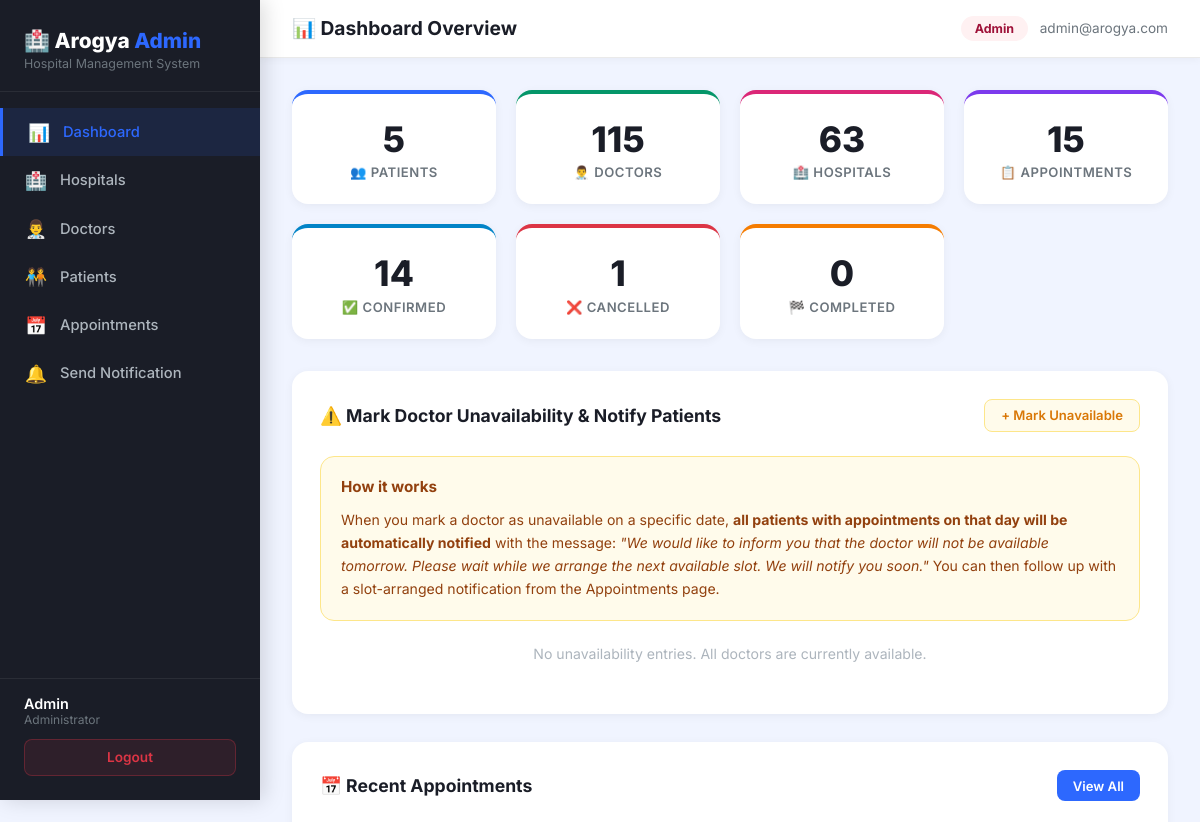
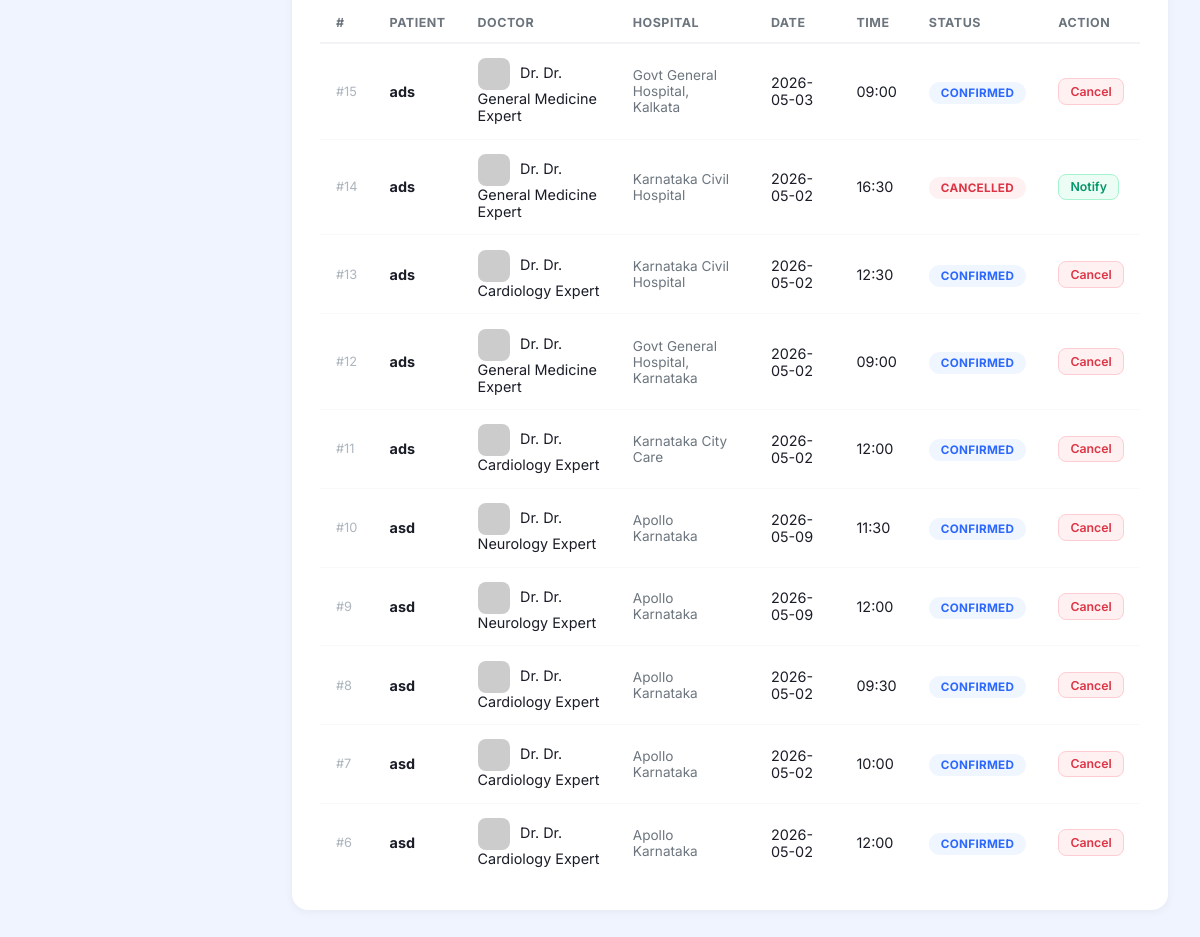
The page /admin/dashboard (signed in) on the database its author committed (2 pictures, top to bottom).
### models.py (models this page shows, shortened)
class User(UserMixin, db.Model):
    __tablename__ = 'users'
    id = db.Column(db.Integer, primary_key=True)
    name = db.Column(db.String(100), nullable=False)
    email = db.Column(db.String(120), unique=True, nullable=False)
    password_hash = db.Column(db.String(256), nullable=False)
    role = db.Column(db.String(20), nullable=False, default='patient')  # patient, doctor, admin
    phone = db.Column(db.String(20))
    age = db.Column(db.Integer, nullable=True)
    city = db.Column(db.String(100), default='')
    address = db.Column(db.Text, default='')
    is_active_user = db.Column(db.Boolean, default=True)
    created_at = db.Column(db.DateTime, default=datetime.utcnow)
    doctor_profile = db.relationship('Doctor', backref='user', uselist=False, cascade='all, delete-orphan')
    appointments_as_patient = db.relationship(
        'Appointment', backref='patient', foreign_keys='Appointment.patient_id', cascade='all, delete-orphan'
    )
    notifications = db.relationship('Notification', backref='user', cascade='all, delete-orphan')

class Appointment(db.Model):
    __tablename__ = 'appointments'
    id = db.Column(db.Integer, primary_key=True)
    patient_id = db.Column(db.Integer, db.ForeignKey('users.id'), nullable=False)
    doctor_id = db.Column(db.Integer, db.ForeignKey('doctors.id'), nullable=False)
    date = db.Column(db.String(10), nullable=False)  # YYYY-MM-DD
    time_slot = db.Column(db.String(10), nullable=False)  # HH:MM
    status = db.Column(db.String(20), default='confirmed')  # confirmed, cancelled, completed
    notes = db.Column(db.Text)
    created_at = db.Column(db.DateTime, default=datetime.utcnow)
    updated_at = db.Column(db.DateTime, default=datetime.utcnow, onupdate=datetime.utcnow)

class Hospital(db.Model):
    __tablename__ = 'hospitals'
    id = db.Column(db.Integer, primary_key=True)
    name = db.Column(db.String(200), nullable=False)
    type = db.Column(db.String(50), nullable=False)  # 'Private', 'Government'
    city = db.Column(db.String(100), nullable=False)
    address = db.Column(db.Text, nullable=False)
    contact_number = db.Column(db.String(20))
    rating = db.Column(db.Float, default=4.0)
    opening_hours = db.Column(db.String(100), default="24/7")
    map_url = db.Column(db.Text)
    created_at = db.Column(db.DateTime, default=datetime.utcnow)
    doctors = db.relationship('Doctor', backref='hospital', cascade='all, delete-orphan')

### app.py (the view)
@app.route('/admin/dashboard')
@login_required
@admin_required
def admin_dashboard():
    today = datetime.utcnow().strftime('%Y-%m-%d')
    stats = {
        'total_patients': User.query.filter_by(role='patient').count(),
        'total_doctors': Doctor.query.count(),
        'total_hospitals': Hospital.query.count(),
        'total_appointments': Appointment.query.count(),
        'confirmed': Appointment.query.filter_by(status='confirmed').count(),
        'cancelled': Appointment.query.filter_by(status='cancelled').count(),
        'completed': Appointment.query.filter_by(status='completed').count(),
    }
    recent_appts = Appointment.query.order_by(Appointment.created_at.desc()).limit(10).all()
    all_doctors = Doctor.query.join(User).all()
    unavailable_entries = DoctorUnavailability.query.order_by(DoctorUnavailability.date.desc()).limit(20).all()
    return render_template('dashboard.html', stats=stats, appointments=recent_appts,
                           all_doctors=all_doctors, unavailable_entries=unavailable_entries, today=today)

### app.py (called while the page is built)
@login_manager.user_loader
def load_user(user_id):
    return User.query.get(int(user_id))

def admin_required(f):
    @wraps(f)
    def decorated(*args, **kwargs):
        if not current_user.is_authenticated or current_user.role != 'admin':
            return jsonify({'error': 'Admin access required'}), 403
        return f(*args, **kwargs)
    return decorated

### templates/dashboard.html (shortened to what this page needs)
<!DOCTYPE html>
<html lang="en">
<head>
</head>
<body>
<aside class="sidebar">
    <div class="sidebar-brand">
        <h1>🏥 Arogya <span>Admin</span></h1>
        <p>Hospital Management System</p>
    </div>
    <nav class="sidebar-nav">
        <a href="{{ url_for('admin_dashboard') }}" class="active"><span class="icon">📊</span> Dashboard</a>
        <a href="{{ url_for('admin_hospitals_page') }}"><span class="icon">🏥</span> Hospitals</a>
        <a href="{{ url_for('doctors_page') }}"><span class="icon">👨‍⚕️</span> Doctors</a>
        <a href="{{ url_for('patients_page') }}"><span class="icon">🧑‍🤝‍🧑</span> Patients</a>
        <a href="{{ url_for('admin_appointments_page') }}"><span class="icon">📅</span> Appointments</a>
        <a href="{{ url_for('admin_notify_page') }}"><span class="icon">🔔</span> Send Notification</a>
    </nav>
    <div class="sidebar-bottom">
        <div class="sidebar-user">
            {{ current_user.name }}
            <small>Administrator</small>
        </div>
        <a href="{{ url_for('logout_page') }}" class="btn-logout">Logout</a>
    </div>
</aside>
<main class="main">
    <div class="topbar">
        <h2>📊 Dashboard Overview</h2>
        <div class="topbar-right">
            <span class="badge-admin">Admin</span>
            <span style="color:#6c757d;font-size:0.85rem;">{{ current_user.email }}</span>
        </div>
    </div>
    <div class="content">
        <div class="stats-grid">
            <div class="stat-card patients">
                <div class="stat-num">{{ stats.total_patients }}</div>
                <div class="stat-lbl">👥 Patients</div>
            </div>
            <div class="stat-card doctors">
                <div class="stat-num">{{ stats.total_doctors }}</div>
                <div class="stat-lbl">👨‍⚕️ Doctors</div>
            </div>
            <div class="stat-card hospitals">
                <div class="stat-num">{{ stats.total_hospitals }}</div>
                <div class="stat-lbl">🏥 Hospitals</div>
            </div>
            <div class="stat-card appointments">
                <div class="stat-num">{{ stats.total_appointments }}</div>
                <div class="stat-lbl">📋 Appointments</div>
            </div>
            <div class="stat-card confirmed">
                <div class="stat-num">{{ stats.confirmed }}</div>
                <div class="stat-lbl">✅ Confirmed</div>
            </div>
            <div class="stat-card cancelled">
                <div class="stat-num">{{ stats.cancelled }}</div>
                <div class="stat-lbl">❌ Cancelled</div>
            </div>
            <div class="stat-card completed">
                <div class="stat-num">{{ stats.completed }}</div>
                <div class="stat-lbl">🏁 Completed</div>
            </div>
        </div>
        <div class="section-card">
            <div class="section-header">
                <span class="section-title">⚠️ Mark Doctor Unavailability & Notify Patients</span>
                <button class="btn btn-warning" onclick="openUnavailModal()">+ Mark Unavailable</button>
            </div>
            <div class="notify-panel">
                <h4>How it works</h4>
                <p style="margin:0;color:#92400e;font-size:0.88rem;line-height:1.65">
                    When you mark a doctor as unavailable on a specific date, <strong>all patients with appointments on that day will be automatically notified</strong> with the message:
                    <em>"We would like to inform you that the doctor will not be available tomorrow. Please wait while we arrange the next available slot. We will notify you soon."</em>
                    You can then follow up with a slot-arranged notification from the Appointments page.
                </p>
            </div>
            {% if unavailable_entries %}
            <table style="margin-top:1.25rem;">
                <thead><tr><th>Doctor</th><th>Date</th><th>Reason</th><th>Action</th></tr></thead>
                <tbody>
                {% for entry in unavailable_entries %}
                <tr>
                    <td><img src="https://i.pravatar.cc/38?img={{ entry.doctor.id % 50 }}" class="doc-avatar" style="margin-right:0.5rem;vertical-align:middle;"> Dr. {{ entry.doctor.user.name }}</td>
                    <td>{{ entry.date }}</td>
                    <td>{{ entry.reason }}</td>
                    <td>
                        <button class="btn btn-danger btn-sm" onclick="removeUnavail({{ entry.id }})">Remove</button>
                    </td>
                </tr>
                {% endfor %}
                </tbody>
            </table>
            {% else %}
            <div class="empty-state" style="padding:1.5rem;">
                <p style="margin:0;color:#adb5bd;font-size:0.88rem;">No unavailability entries. All doctors are currently available.</p>
            </div>
            {% endif %}
        </div>
        <div class="section-card">
            <div class="section-header">
                <span class="section-title">📅 Recent Appointments</span>
                <a href="{{ url_for('admin_appointments_page') }}" class="btn btn-primary">View All</a>
            </div>
            {% if appointments %}
            <table>
                <thead>
                    <tr><th>#</th><th>Patient</th><th>Doctor</th><th>Hospital</th><th>Date</th><th>Time</th><th>Status</th><th>Action</th></tr>
                </thead>
                <tbody>
                {% for appt in appointments %}
                <tr>
                    <td style="color:#adb5bd;font-size:0.8rem;">#{{ appt.id }}</td>
                    <td><strong>{{ appt.patient.name }}</strong></td>
                    <td>
                        <img src="https://i.pravatar.cc/32?img={{ appt.doctor.id % 50 }}" style="width:32px;height:32px;border-radius:8px;vertical-align:middle;margin-right:0.4rem;">
                        Dr. {{ appt.doctor.user.name }}
                    </td>
                    <td style="color:#6c757d;font-size:0.85rem;">{{ appt.doctor.hospital.name if appt.doctor.hospital else '-' }}</td>
                    <td>{{ appt.date }}</td>
                    <td>{{ appt.time_slot }}</td>
                    <td><span class="badge badge-{{ appt.status }}">{{ appt.status }}</span></td>
                    <td>
                        {% if appt.status == 'confirmed' %}
                        <button class="btn btn-danger btn-sm" onclick="cancelAppt({{ appt.id }})">Cancel</button>
                        {% endif %}
                        {% if appt.status == 'cancelled' %}
                        <button class="btn btn-success btn-sm" onclick="openNotifyModal({{ appt.patient_id }}, '{{ appt.patient.name }}')">Notify</button>
                        {% endif %}
                    </td>
                </tr>
                {% endfor %}
                </tbody>
            </table>
            {% else %}
            <div class="empty-state">
                <div class="empty-icon">📋</div>
                <h3>No appointments yet</h3>
            </div>
            {% endif %}
        </div>
    </div>
</main>
</body>
</html>

### rows shown on the page
User: name "Admin", email "admin@arogya.com"
Appointment: id "15", patient.name "ads", doctor.user.name "Dr. General Medicine Expert", doctor.hospital "Govt General Hospital, Kalkata", date "2026-05-03", time_slot "09:00", status "CONFIRMED"
Appointment: id "14", patient.name "ads", doctor.user.name "Dr. General Medicine Expert", doctor.hospital "Karnataka Civil Hospital", date "2026-05-02", time_slot "16:30", status "CANCELLED"
Appointment: id "13", patient.name "ads", doctor.user.name "Dr. Cardiology Expert", doctor.hospital "Karnataka Civil Hospital", date "2026-05-02", time_slot "12:30", status "CONFIRMED"
Appointment: id "12", patient.name "ads", doctor.user.name "Dr. General Medicine Expert", doctor.hospital "Govt General Hospital, Karnataka", date "2026-05-02", time_slot "09:00", status "CONFIRMED"
Appointment: id "11", patient.name "ads", doctor.user.name "Dr. Cardiology Expert", doctor.hospital "Karnataka City Care", date "2026-05-02", time_slot "12:00", status "CONFIRMED"
Appointment: id "10", patient.name "asd", doctor.user.name "Dr. Neurology Expert", doctor.hospital "Apollo Karnataka", date "2026-05-09", time_slot "11:30", status "CONFIRMED"
Appointment: id "9", patient.name "asd", doctor.user.name "Dr. Neurology Expert", doctor.hospital "Apollo Karnataka", date "2026-05-09", time_slot "12:00", status "CONFIRMED"
Appointment: id "8", patient.name "asd", doctor.user.name "Dr. Cardiology Expert", doctor.hospital "Apollo Karnataka", date "2026-05-02", time_slot "09:30", status "CONFIRMED"
Appointment: id "7", patient.name "asd", doctor.user.name "Dr. Cardiology Expert", doctor.hospital "Apollo Karnataka", date "2026-05-02", time_slot "10:00", status "CONFIRMED"
Appointment: id "6", patient.name "asd", doctor.user.name "Dr. Cardiology Expert", doctor.hospital "Apollo Karnataka", date "2026-05-02", time_slot "12:00", status "CONFIRMED"

### other values the page prints
{{ stats.total_patients }} "5"
{{ stats.total_doctors }} "115"
{{ stats.total_hospitals }} "63"
{{ stats.total_appointments }} "15"
{{ stats.confirmed }} "14"
{{ stats.cancelled }} "1"
{{ stats.completed }} "0"
